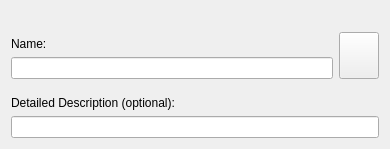
<ui version="4.0" >
 <class>NewTagDialog</class>
 <widget class="QWidget" name="NewTagDialog" >
  <property name="geometry" >
   <rect>
    <x>0</x>
    <y>0</y>
    <width>390</width>
    <height>149</height>
   </rect>
  </property>
  <property name="windowTitle" >
   <string>Form</string>
  </property>
  <layout class="QVBoxLayout" >
   <item>
    <widget class="KTitleWidget" native="1" name="m_labelTitle" />
   </item>
   <item>
    <layout class="QHBoxLayout" >
     <item>
      <layout class="QVBoxLayout" >
       <item>
        <spacer>
         <property name="orientation" >
          <enum>Qt::Vertical</enum>
         </property>
         <property name="sizeType" >
          <enum>QSizePolicy::Fixed</enum>
         </property>
         <property name="sizeHint" >
          <size>
           <width>20</width>
           <height>5</height>
          </size>
         </property>
        </spacer>
       </item>
       <item>
        <widget class="QLabel" name="label_2" >
         <property name="text" >
          <string>Name:</string>
         </property>
        </widget>
       </item>
       <item>
        <widget class="KLineEdit" name="m_editTagLabel" />
       </item>
      </layout>
     </item>
     <item>
      <widget class="KIconButton" name="m_buttonTagIcon" >
       <property name="sizePolicy" >
        <sizepolicy vsizetype="Preferred" hsizetype="Preferred" >
         <horstretch>0</horstretch>
         <verstretch>0</verstretch>
        </sizepolicy>
       </property>
       <property name="icon" >
        <iconset/>
       </property>
      </widget>
     </item>
    </layout>
   </item>
   <item>
    <spacer>
     <property name="orientation" >
      <enum>Qt::Vertical</enum>
     </property>
     <property name="sizeType" >
      <enum>QSizePolicy::Fixed</enum>
     </property>
     <property name="sizeHint" >
      <size>
       <width>20</width>
       <height>10</height>
      </size>
     </property>
    </spacer>
   </item>
   <item>
    <widget class="QLabel" name="label" >
     <property name="text" >
      <string>Detailed Description (optional):</string>
     </property>
    </widget>
   </item>
   <item>
    <widget class="KLineEdit" name="m_editTagComment" />
   </item>
  </layout>
 </widget>
 <customwidgets>
  <customwidget>
   <class>KIconButton</class>
   <extends>QPushButton</extends>
   <header>kicondialog.h</header>
  </customwidget>
  <customwidget>
   <class>KLineEdit</class>
   <extends>QLineEdit</extends>
   <header>klineedit.h</header>
  </customwidget>
  <customwidget>
   <class>KTitleWidget</class>
   <extends>QWidget</extends>
   <header>ktitlewidget.h</header>
  </customwidget>
 </customwidgets>
 <resources/>
 <connections/>
</ui>
